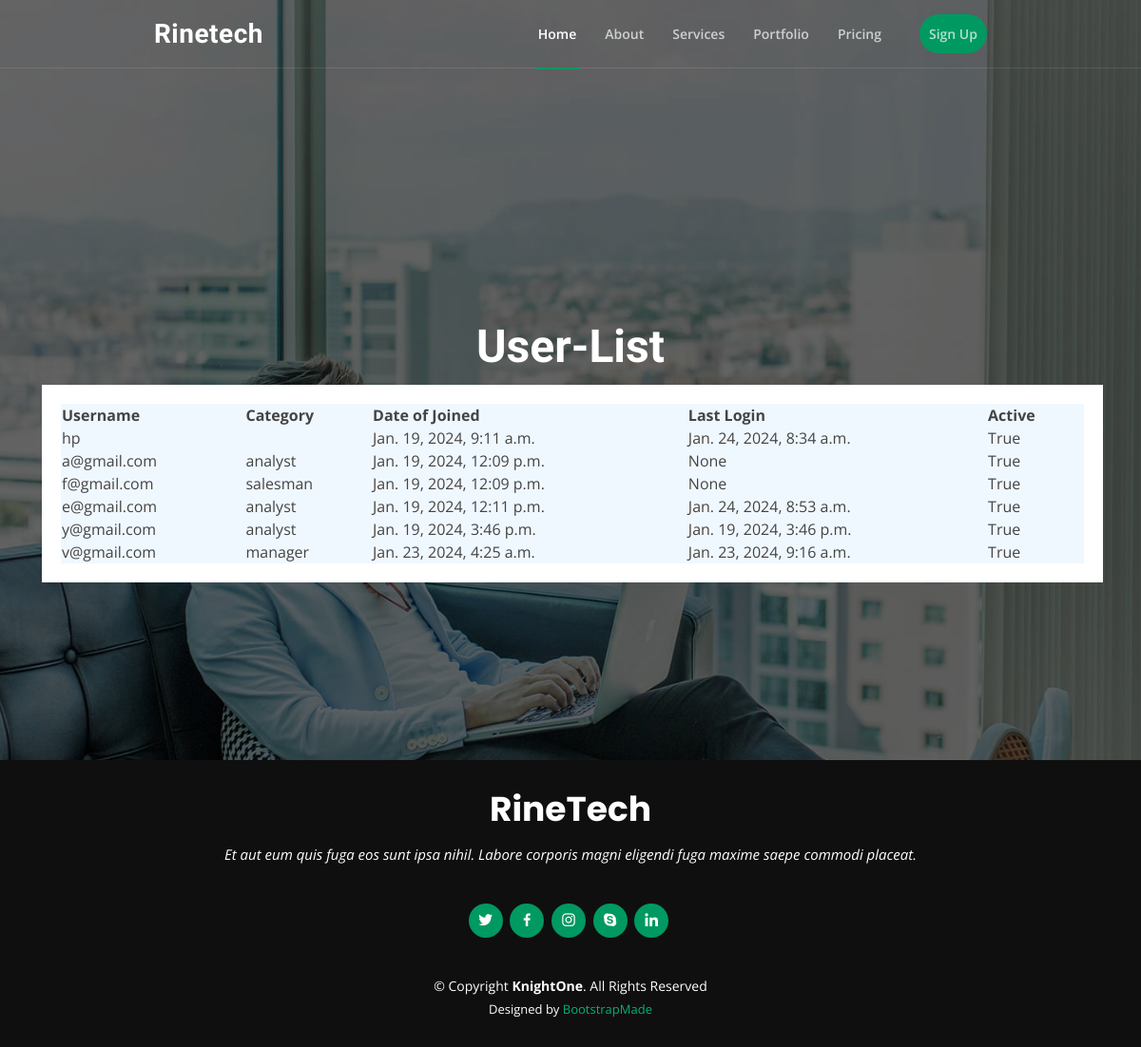
The page /auth/user-list/ on the database as committed earlier.
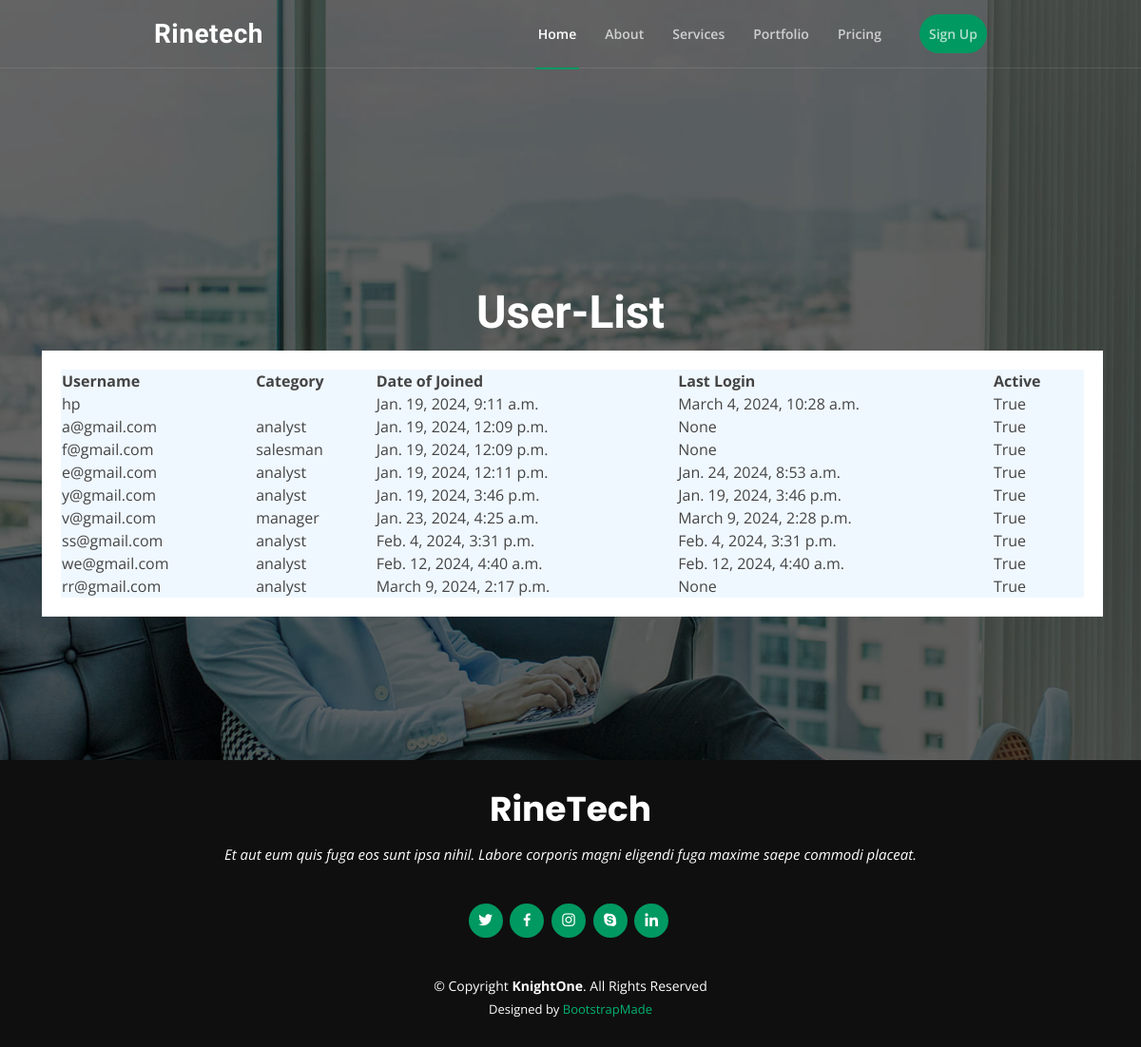
The same page on the database as committed later.
### authentication/models.py (models this page shows)
class CustomUser(AbstractUser):
    USER_CATEGORIES = (
        ('analyst', 'Analyst'),
        ('controller', 'Controller'),
        ('manager', 'Manager'),
    )
    user_category = models.CharField(max_length=20, choices=USER_CATEGORIES)

### authentication/views.py (the view)
# urls.py: path('user-list/', user_list, name='user_list'),
def user_list(request):
    users = CustomUser.objects.all()
    return render(request, 'user_list.html', {'users': users})

### templates/user_list.html (shortened to what this page needs)
{% extends "base.html" %} {% block body %}
<section id="hero" class="d-flex flex-column justify-content-center">
  <div class="container">
    <div class="container mt-2">
      <div class="row">
        <h1>User-List</h1>
          <table style="background-color: aliceblue; border:20px solid white; margin: 2px; padding:10px;">
            <thead>
              <tr>
                <th>Username</th>
                <th>Category</th>
                <th>Date of Joined</th>
                <th>Last Login</th>
                <th>Active</th>
              </tr>
            </thead>
            <tbody>
              {% for user in users %}
              <tr>
                <td>{{ user.username }}</td>
                <td>{{ user.user_category }}</td>
                <td>{{user.date_joined}}</td>
                <td>{{user.last_login}}</td>
                <td>{{user.is_active}}</td>
              </tr>
              {% endfor %}
            </tbody>
          </table>
      </div>
    </div>
  </div>
</section>
{% endblock body %}

### templates/base.html (shortened to what this page needs)
{% load static %}{% include "header.html" %}
<!DOCTYPE html>
<html lang="en">
  <head>
    {% block header %}
    <link
      href="{% static 'assets/vendor/bootstrap/css/bootstrap.min.css' %}"
      rel="stylesheet"
    />
    <link
      href="{% static 'assets/vendor/bootstrap-icons/bootstrap-icons.css' %}"
      rel="stylesheet"
    />
    <link
      href="{% static 'assets/vendor/boxicons/css/boxicons.min.css' %}"
      rel="stylesheet"
    />
    <link
      href="{% static 'assets/vendor/glightbox/css/glightbox.min.css' %}"
      rel="stylesheet"
    />
    <link
      href="{% static 'assets/vendor/remixicon/remixicon.css' %}"
      rel="stylesheet"
    />
    <link
      href="{% static 'assets/vendor/swiper/swiper-bundle.min.css' %}"
      rel="stylesheet"
    />
    <link href="{% static 'assets/css/style.css'%}" rel="stylesheet" />
    {% endblock header%}
  </head>
  <body>
    {% block head %}{% endblock head %} {% block body %} {% endblock body %}
  </body>
</html>
{% include "footer.html" %}

### templates/header.html (shortened to what this page needs)
{% block header %}
<header id="header" class="fixed-top">
  <div class="container-fluid">
    <div class="row justify-content-center">
      <div
        class="col-xl-9 d-flex align-items-center justify-content-lg-between"
      >
        <h1 class="logo me-auto me-lg-0"><a href="/">Rinetech</a></h1>
        <nav id="navbar" class="navbar order-last order-lg-0">
          <ul>
            <li><a class="nav-link scrollto active" href="/">Home</a></li>
            <li><a class="nav-link scrollto" href="#about">About</a></li>
            <li><a class="nav-link scrollto" href="">Services</a></li>
            <li>
              <a class="nav-link scrollto" href="#portfolio">Portfolio</a>
            </li>
            <li><a class="nav-link scrollto" href="#pricing">Pricing</a></li>
            {% if request.user.is_authenticated %}
        {% else %}
        <a href="{% url 'signup' %}" class="get-started-btn scrollto" style="padding: 10px;"
          >Sign Up</a
        >
      </div>
    </div>
  </div>
</header>
{% endblock header %}

### templates/footer.html
{% block footer %}
<footer id="footer">
  <div class="container">
    <h3>RineTech</h3>
    <p>
      Et aut eum quis fuga eos sunt ipsa nihil. Labore corporis magni eligendi
      fuga maxime saepe commodi placeat.
    </p>
    <div class="social-links">
      <a href="#" class="twitter"><i class="bx bxl-twitter"></i></a>
      <a href="#" class="facebook"><i class="bx bxl-facebook"></i></a>
      <a href="#" class="instagram"><i class="bx bxl-instagram"></i></a>
      <a href="#" class="google-plus"><i class="bx bxl-skype"></i></a>
      <a href="#" class="linkedin"><i class="bx bxl-linkedin"></i></a>
    </div>
    <div class="copyright">
      &copy; Copyright <strong><span>KnightOne</span></strong
      >. All Rights Reserved
    </div>
    <div class="credits">
      Designed by <a href="https://bootstrapmade.com/">BootstrapMade</a>
    </div>
  </div>
</footer>
{% endblock footer %}

### static/assets/css/style.css (style rules this page uses)
body { font-family: "Open Sans", sans-serif; color: #444444; }
a { color: #009961; text-decoration: none; }
h1, h2, h3, h4, h5, h6 { font-family: "Raleway", sans-serif; }
#header { transition: all 0.5s; z-index: 997; border-bottom: 1px solid rgba(255, 255, 255, 0.1); }
#header .logo { font-size: 28px; margin: 0; padding: 0; line-height: 1; font-weight: 700; letter-spacing: 0.5px; }
#header .logo a { color: #fff; }
.get-started-btn { margin-left: 25px; background: #009961; color: #fff; border-radius: 50px; padding: 8px 25px 9px 25px; white-space: nowrap; transition: 0.3s; font-size: 14px; display: inline-block; }
.navbar { padding: 0; }
.navbar ul { margin: 0; padding: 0; display: flex; list-style: none; align-items: center; }
.navbar li { position: relative; }
.navbar>ul>li { position: relative; white-space: nowrap; margin: 0 12px; }
.navbar a, .navbar a:focus { display: flex; align-items: center; justify-content: space-between; padding: 25px 3px; font-size: 14px; font-weight: 600; color: rgba(255, 255, 255, 0.7); white-space: nowrap; transition: 0.3s; position: relative; }
.navbar>ul>li>a:before { content: ""; position: absolute; width: 100%; height: 2px; bottom: -2px; left: 0; background-color: #009961; visibility: hidden; width: 0px; transition: all 0.3s ease-in-out 0s; }
.navbar a:hover:before, .navbar li:hover>a:before, .navbar .active:before { visibility: visible; width: 100%; }
.navbar a:hover, .navbar .active, .navbar .active:focus, .navbar li:hover>a { color: #fff; }
#hero { width: 100%; height: 100vh; background: url("../img/hero-bg.jpg") top center; background-size: cover; position: relative; }
#hero:before { content: ""; background: rgba(0, 0, 0, 0.6); position: absolute; bottom: 0; top: 0; left: 0; right: 0; }
#hero .container { padding-top: 72px; position: relative; text-align: center; }
#hero h1 { margin: 0 0 10px 0; font-size: 48px; font-weight: 700; line-height: 56px; color: #fff; }
@media (min-width: 1024px) { #hero { background-attachment: fixed; } }
section { padding: 80px 0; overflow: hidden; }
#footer { background: #0f0f0f; color: #fff; font-size: 14px; text-align: center; padding: 30px 0; }
#footer h3 { font-size: 36px; font-weight: 700; color: #fff; position: relative; font-family: "Poppins", sans-serif; padding: 0; margin: 0 0 15px 0; }
#footer p { font-size: 15; font-style: italic; padding: 0; margin: 0 0 40px 0; }
#footer .social-links { margin: 0 0 40px 0; }
#footer .social-links a { font-size: 18px; display: inline-block; background: #009961; color: #fff; line-height: 1; padding: 8px 0; margin-right: 4px; border-radius: 50%; text-align: center; width: 36px; height: 36px; transition: 0.3s; }
#footer .copyright { margin: 0 0 5px 0; }
#footer .credits { font-size: 13px; }
#footer .credits a { color: #00b371; transition: 0.3s; }

Rows that differ between the two databases and show on the page:
changed CustomUser "hp": last_login "Jan. 24, 2024, 8:34 a.m." → "March 4, 2024, 10:28 a.m."
changed CustomUser "v@gmail.com": last_login "Jan. 23, 2024, 9:16 a.m." → "March 9, 2024, 2:28 p.m."
added CustomUser: username "ss@gmail.com", user_category "analyst", date_joined "Feb. 4, 2024, 3:31 p.m.", last_login "Feb. 4, 2024, 3:31 p.m.", is_active "True"
added CustomUser: username "we@gmail.com", user_category "analyst", date_joined "Feb. 12, 2024, 4:40 a.m.", last_login "Feb. 12, 2024, 4:40 a.m.", is_active "True"
added CustomUser: username "rr@gmail.com", user_category "analyst", date_joined "March 9, 2024, 2:17 p.m.", last_login "None", is_active "True"
